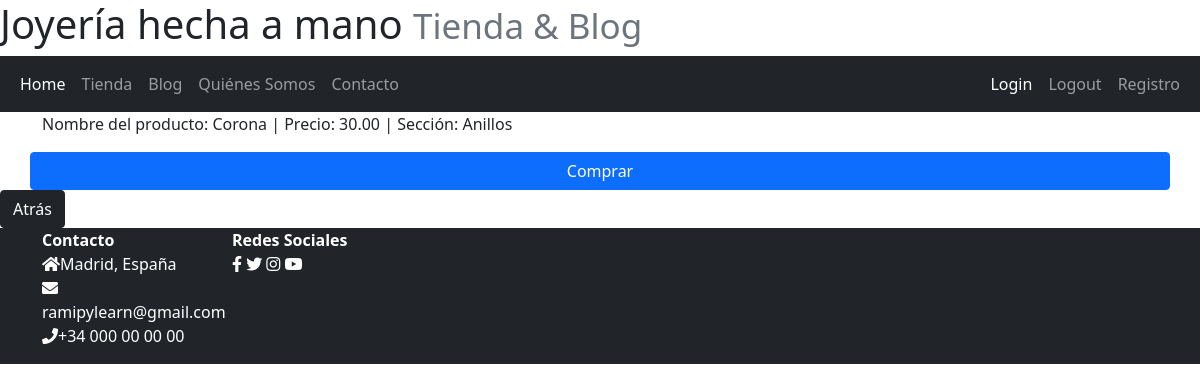
Page /shop/2/ on the committed database.
### blog_app/models.py (models this page shows, shortened)
class Product(models.Model):
    name = models.CharField(max_length=50);
    price = models.DecimalField(max_digits=8, decimal_places=2);
    section = models.CharField(max_length=30);

### blog_app/views.py (the view)
# urls.py: path('shop/<int:pk>/', views.DetailView.as_view(), name='detail'),
class DetailView(DetailView):
    model = Product
    template_name = 'blog_app/detail.html';

### blog_app/templates/blog_app/detail.html (shortened to what this page needs)
{% extends "blog_app/base.html" %}
{% block content %}
{% if product %}
    <div class="container">
        <div class="row">
            <p>Nombre del producto: {{ product.name }} | Precio: {{ product.price }} | Sección: {{ product.section }}</p>
            <button type="button" class="btn btn-primary">Comprar</button>
        </div>
    </div>
{% else %}
    <p>El producto no está disponible.</p>
{% endif %}
<a class="btn btn-dark" href="{% url 'blog_app:shop' %}" role="button">Atrás</a>
{% endblock %}

### rows in the picture
Product: name "Corona", price "30.00", section "Anillos"
